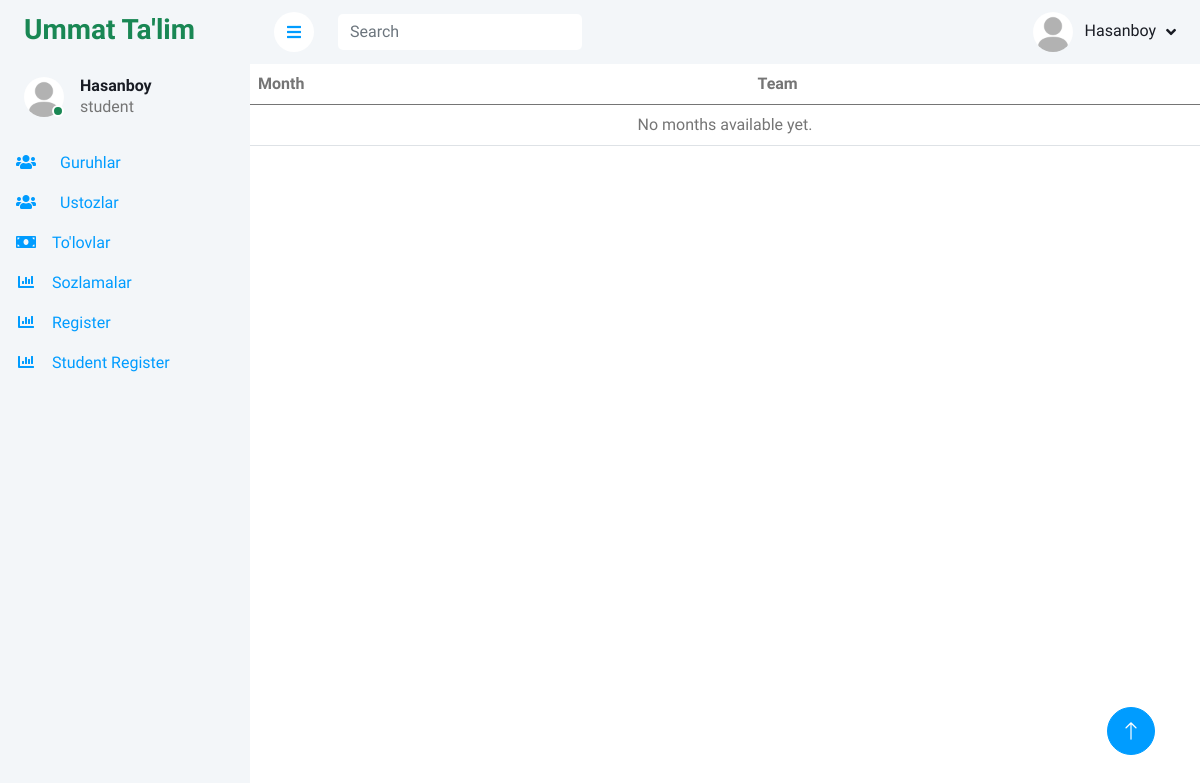
Page /month-teacher/3/ (signed in) on the committed database.
### users/models.py (models this page shows)
class User(AbstractUser):
    USER_ROLE =(
        ('student','student'),
        ('teacher','teacher'),
        ('admin','admin'),
    )
    image = models.ImageField(upload_to='profile_pics/', blank=True, null=True, default='profile_pics/default.jpg')
    phone_number = models.CharField(max_length=13, blank=True, null=True)
    address = models.CharField(max_length=200, blank=True, null=True)
    jobs = models.CharField(max_length=200, blank=True, null=True)
    user_role = models.CharField(max_length=100,choices=USER_ROLE,default="student")

### users/views.py (the view)
# urls.py: path('month-teacher/<int:id>/', TeacherAdminMonthStudent.as_view(), name='month_teacher'),
class TeacherAdminMonthStudent(View):
    def get(self, request, id):
        month = get_object_or_404(Team, id=id)
        months = month.tolov_set.all()
        return render(request, 'users/month_tolov.html', context={
            'month': month,
            'months': months,
        })

### users/templates/users/month_tolov.html
{% extends 'users/dashboard.html' %}
{% block content %}
<table class="table">
    <thead>
        <tr>
            <th scope="col">Month</th>
            <th scope="col">Team</th>
        </tr>
    </thead>
    <tbody>
        {% if months %}
            {% for mon in months %}
            <tr class="table-info">
                <td><a href="{% url 'users:tolov_teacher' mon.id %}">{{ mon.month }}</a></td>
                <td>{{ mon.team }}</td>
            </tr>
            {% endfor %}
        {% else %}
            <tr>
                <td colspan="3" class="text-center">No months available yet.</td>
            </tr>
        {% endif %}
    </tbody>
</table>
{% endblock content %}

### users/templates/users/dashboard.html (shortened to what this page needs)
{% load static %}
<!DOCTYPE html>
<html lang="en">
<head>
    <link href="https://cdnjs.cloudflare.com/ajax/libs/font-awesome/5.10.0/css/all.min.css" rel="stylesheet">
    <link href="https://cdn.jsdelivr.net/npm/bootstrap-icons@1.4.1/font/bootstrap-icons.css" rel="stylesheet">
    <link href="{% static 'lib/owlcarousel/assets/owl.carousel.min.css' %}" rel="stylesheet">
    <link href="{% static 'lib/tempusdominus/css/tempusdominus-bootstrap-4.min.css' %}" rel="stylesheet" />
    <link href="{% static 'css/bootstrap.min.css' %}" rel="stylesheet">
    <link href="{% static 'css/style.css' %}" rel="stylesheet">
</head>
<body>
    <div class="container-fluid position-relative bg-white d-flex p-0">
        <div class="sidebar pe-4 pb-3">
            <nav class="navbar bg-light navbar-light">
                <a href="#" class="navbar-brand mx-4 mb-3">
                    <h3 class="text-success">Ummat Ta'lim</h3>
                </a>
                <div class="d-flex align-items-center ms-4 mb-4">
                    <div class="position-relative">
                        <img class="rounded-circle" src="{{user.image.url}}" alt="" style="width: 40px; height: 40px;">
                        <div class="bg-success rounded-circle border border-2 border-white position-absolute end-0 bottom-0 p-1"></div>
                    </div>
                    <div class="ms-3">
                        <h6 class="mb-0">{{user.first_name}}</h6>
                        <span>{{user.user_role}}</span>
                    </div>
                </div>
                    <a href="{% url 'users:groups' %}" class="nav-item nav-link"><i class="fas fa-users fa-fw me-4"></i>Guruhlar</a>
                    <a href="{% url 'users:teacher' %}" class="nav-item nav-link"><i class="fas fa-users fa-fw me-4"></i>Ustozlar</a>
                    <a href="{% url 'users:teacher_tolov' %}" class="nav-item nav-link"><i class="fas fa-money-bill fa-fw me-3"></i>To'lovlar</a>
                    <a href="{% url 'users:profil' %}" class="nav-item nav-link"><i class="fas fa-chart-bar fa-fw me-3"></i>Sozlamalar</a>
                    <a href="{% url 'users:register' %}" class="nav-item nav-link"><i class="fas fa-chart-bar fa-fw me-3"></i>Register</a>
                    <a href="{% url 'users:create_student' %}" class="nav-item nav-link"><i class="fas fa-chart-bar fa-fw me-3"></i>Student Register</a>
                </div>
        </div>
        <div class="content">
        <nav class="navbar navbar-expand bg-light navbar-light sticky-top px-4 py-0">
            <a href="#" class="sidebar-toggler flex-shrink-0">
                <i class="fa fa-bars"></i>
            </a>
            <form class="d-none d-md-flex ms-4">
                <input class="form-control border-0" type="search" placeholder="Search">
            </form>
            <div class="navbar-nav align-items-center ms-auto">
                <div class="nav-item dropdown">
                    <a href="#" class="nav-link dropdown-toggle" data-bs-toggle="dropdown">
                        <img class="rounded-circle me-lg-2" src="{{ user.image.url }}" alt="" style="width: 40px; height: 40px;">
                        <span class="d-none d-lg-inline-flex">{{ user.first_name }}</span>
                    </a>
                </div>
            </div>
            </nav>
        {% block content %}
        {% endblock content %}
        <a href="#" class="btn btn-lg btn-primary btn-lg-square back-to-top"><i class="bi bi-arrow-up"></i></a>
    </div>
</body>
</html>

### static/css/style.css (style rules this page uses)
:root { --primary: #009CFF; --light: #F3F6F9; --dark: #191C24; }
.back-to-top { position: fixed; display: none; right: 45px; bottom: 45px; z-index: 99; }
.btn { transition: .5s; }
.btn.btn-primary { color: #FFFFFF; }
.btn-lg-square { width: 48px; height: 48px; }
.btn-square, .btn-sm-square, .btn-lg-square { padding: 0; display: inline-flex; align-items: center; justify-content: center; font-weight: normal; border-radius: 50px; }
.sidebar { position: fixed; top: 0; left: 0; bottom: 0; width: 250px; height: 100vh; overflow-y: auto; background: var(--light); transition: 0.5s; z-index: 999; }
.content { margin-left: 250px; min-height: 100vh; background: #FFFFFF; transition: 0.5s; }
@media (min-width: 992px) { .sidebar { margin-left: 0; } }
@media (min-width: 992px) { .content { width: calc(100% - 250px); } }
.content .navbar .navbar-nav .nav-link { margin-left: 25px; padding: 12px 0; color: var(--dark); outline: none; }
.content .navbar .sidebar-toggler, .content .navbar .navbar-nav .nav-link i { width: 40px; height: 40px; display: inline-flex; align-items: center; justify-content: center; background: #FFFFFF; border-radius: 40px; }
.content .navbar .dropdown-toggle::after { margin-left: 6px; vertical-align: middle; border: none; content: "\f107"; font-family: "Font Awesome 5 Free"; font-weight: 900; transition: .5s; }

### rows in the picture
User: image (placeholder picture), first_name "Hasanboy", user_role "student"
